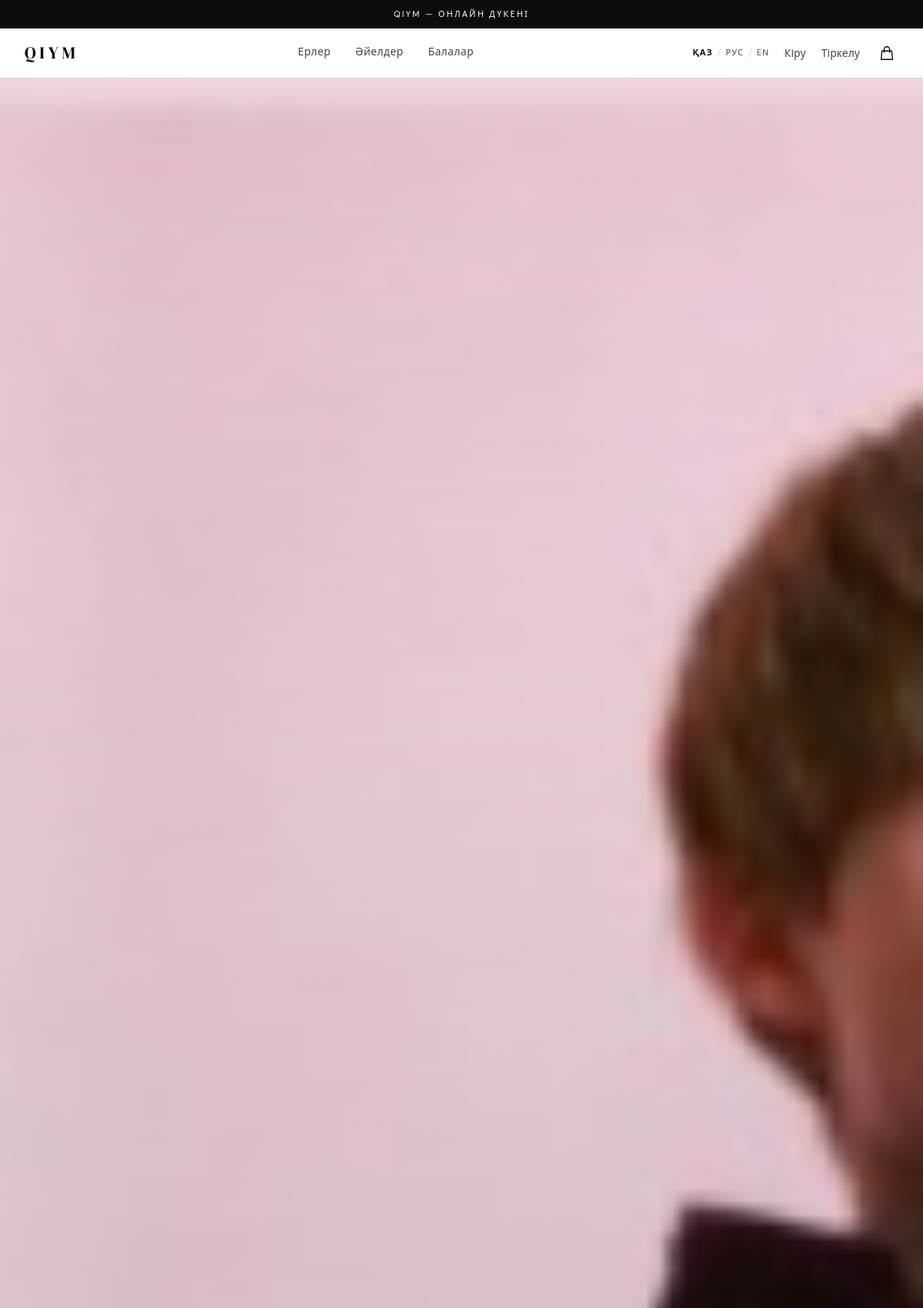
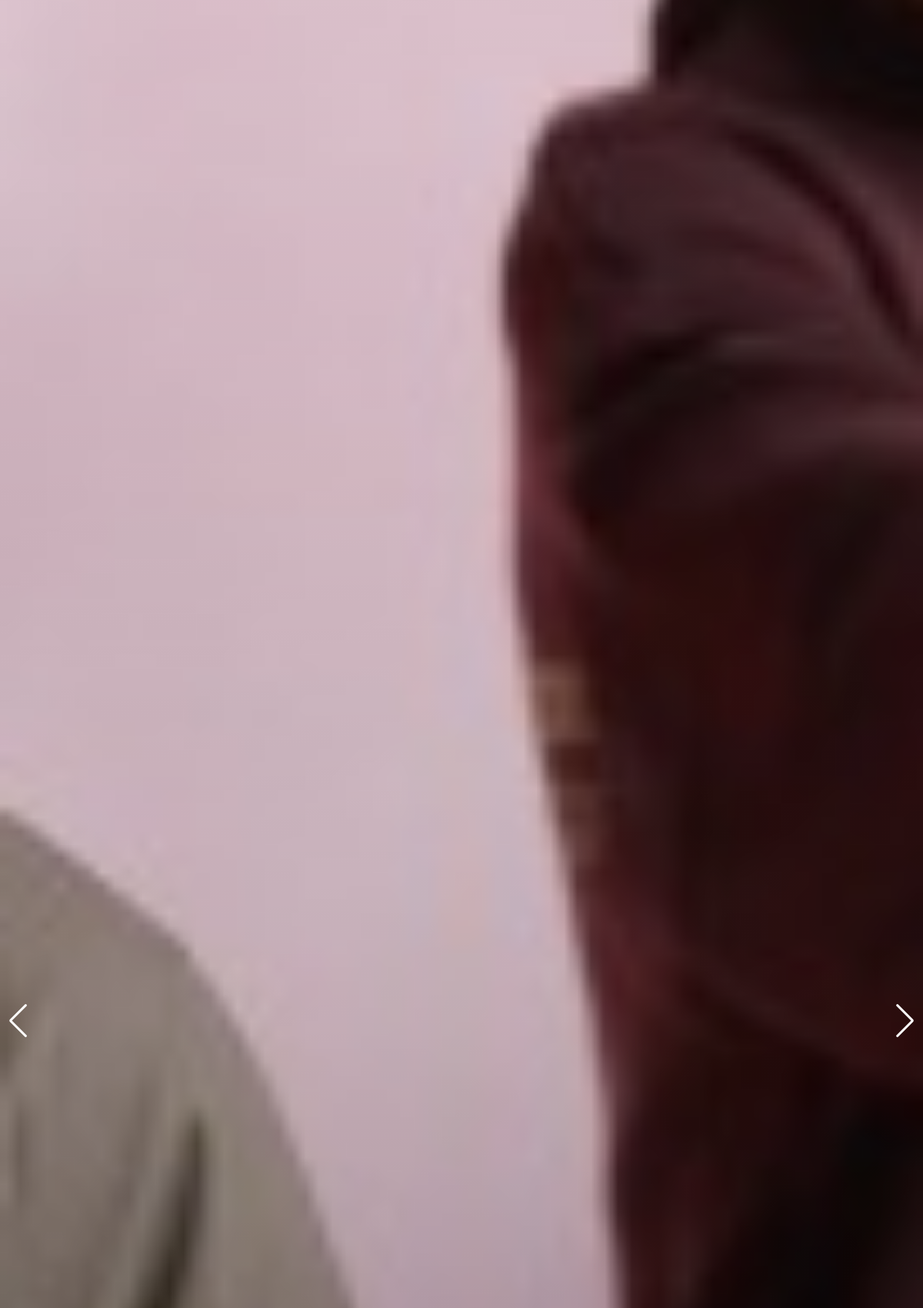
The page / (upper part) on the database its author committed (2 pictures, top to bottom).
### shop/models.py (models this page shows, shortened)
class Category(models.Model):
    name = models.CharField(max_length=50, verbose_name="Атауы")
    slug = models.SlugField(unique=True, verbose_name="Сілтеме")
    class Meta:
        verbose_name = "Санат"
        verbose_name_plural = "Санаттар"

class Banner(models.Model):
    title = models.CharField(max_length=200, blank=True, verbose_name="Атауы (админ үшін)")
    banner_title = models.CharField(max_length=200, blank=True, verbose_name="Баннер тақырыбы")
    banner_subtitle = models.CharField(max_length=300, blank=True, verbose_name="Баннер асты мәтіні")
    image = models.ImageField(upload_to='banners/', verbose_name="Сурет")
    link = models.CharField(max_length=500, blank=True, verbose_name="Сілтеме", help_text="Бос қалдырсаңыз, баннер басылмайды")
    category = models.ForeignKey(Category, null=True, blank=True, on_delete=models.SET_NULL, verbose_name="Категория", help_text="Егер категория бетіне сілтеме болса, таңдаңыз")
    order = models.PositiveIntegerField(default=0, verbose_name="Реті")
    is_active = models.BooleanField(default=True, verbose_name="Белсенді")
    class Meta:
        ordering = ['order']
        verbose_name = "Баннер"
        verbose_name_plural = "Баннерлер"

### shop/views.py (the view)
# urls.py: path('', views.home, name='home'),
def home(request):
    category_slug = request.GET.get('category', '').strip()
    q = request.GET.get('q', '').strip()
    min_price = request.GET.get('min_price', '').strip()
    max_price = request.GET.get('max_price', '').strip()
    selected_size = request.GET.get('size', '').strip()
    selected_color = request.GET.get('color', '').strip()
    in_stock = request.GET.get('in_stock', '')
    products = Product.objects.all()
    if category_slug:
        products = products.filter(category__slug=category_slug)
    if q:
        products = products.filter(Q(name__icontains=q) | Q(description__icontains=q))
    if min_price:
        try:
            products = products.filter(price__gte=float(min_price))
        except ValueError:
            min_price = ''
    if max_price:
        try:
            products = products.filter(price__lte=float(max_price))
        except ValueError:
            max_price = ''
    if selected_size:
        products = products.filter(variants__size=selected_size)
    if selected_color:
        products = products.filter(variants__color=selected_color)
    if in_stock:
        products = products.filter(variants__stock__gt=0)
    products = products.distinct()
    all_sizes = ProductVariant.objects.values_list('size', flat=True).distinct().order_by('size')
    all_colors = ProductVariant.objects.values_list('color', flat=True).distinct().order_by('color')
    new_collection_products = Product.objects.filter(is_new_collection=True)[:5]
    banners = Banner.objects.filter(is_active=True)
    has_filters = any([q, min_price, max_price, selected_size, selected_color, in_stock])
    context = {
        'products': products,
        'new_collection_products': new_collection_products,
        'selected_category': category_slug,
        'banners': banners,
        'q': q,
        'min_price': min_price,
        'max_price': max_price,
        'selected_size': selected_size,
        'selected_color': selected_color,
        'in_stock': in_stock,
        'all_sizes': all_sizes,
        'all_colors': all_colors,
        'has_filters': has_filters,
    }
    return render(request, 'shop/home.html', context)

### shop/context_processors.py (called while the page is built)
def site_context(request):
    categories = Category.objects.all()
    banners = Banner.objects.filter(is_active=True)
    return {
        'categories': categories,
        'banners': banners,
        'current_language': get_language(),
    }

### shop/json_translations.py (called while the page is built)
def _load():
    if _cache:
        return
    base = os.path.join(os.path.dirname(os.path.dirname(__file__)), 'translations')
    for lang in ('kk', 'en', 'ru'):
        with open(os.path.join(base, f'{lang}.json'), encoding='utf-8') as f:
            _cache[lang] = json.load(f)

def t(key, **kwargs):
    _load()
    lang = (get_language() or 'kk')[:2]
    if lang not in _cache:
        lang = 'kk'
    value = _cache[lang].get(key) or _cache['kk'].get(key, key)
    return value.format(**kwargs) if kwargs else value

### shop/templatetags/i18n_tags.py (called while the page is built)
@register.simple_tag
def translate(key, **kwargs):
    return _t(key, **kwargs)

### templates/shop/home.html (shortened to what this page needs)
{% extends 'shop/base.html' %}
{% load static %}
{% load i18n_tags %}
{% block content %}
    {% if banners %}
    <div class="swiper bannerSwiper">
        <div class="swiper-wrapper">
            {% for banner in banners %}
                <div class="swiper-slide relative">
                    {% if banner.link %}<a href="{{ banner.link }}">{% endif %}
                    <img src="{{ banner.image.url }}" alt="{{ banner.banner_title }}"
                         class="w-full h-[50vh] md:h-[65vh] object-cover">
                    <div class="absolute inset-0 bg-gradient-to-t from-black/60 via-black/20 to-transparent flex flex-col justify-end px-8 md:px-16 pb-12 md:pb-16">
                    </div>
                    {% if banner.link %}</a>{% endif %}
                </div>
            {% endfor %}
        </div>
        <div class="swiper-button-next"></div>
        <div class="swiper-button-prev"></div>
    </div>
    {% endif %}
{% endblock %}

### templates/shop/base.html (shortened to what this page needs)
{% load i18n_tags %}
<!DOCTYPE html>
<html lang="{{ current_language }}">
<head>
    <link rel="stylesheet" href="https://cdn.jsdelivr.net/npm/swiper@11/swiper-bundle.min.css" />
    <script src="https://cdn.tailwindcss.com"></script>
</head>
<body class="bg-q-cream font-sans flex flex-col min-h-screen text-q-black">
    <div class="bg-q-black text-white text-center py-2.5 text-[11px] tracking-[0.2em] uppercase select-none">
        QIYM — {% translate "nav.site_subtitle" %}
    </div>
    <header class="bg-white border-b border-q-border sticky top-0 z-50">
        <div class="max-w-7xl mx-auto px-4 lg:px-8">
            <div class="flex items-center justify-between h-16">
                <a href="{% url 'home' %}" class="flex-shrink-0 group">
                    <span class="font-serif text-[22px] tracking-[0.22em] text-q-black group-hover:text-q-gold transition-colors duration-200">QIYM</span>
                </a>
                <nav class="hidden md:flex items-center gap-8">
                    {% for category in categories %}
                        <a href="{% url 'home' %}?category={{ category.slug }}"
                           class="nav-link relative text-sm tracking-wide pb-1 transition-colors duration-200
                                  {% if selected_category == category.slug %}text-q-black font-medium active{% else %}text-q-gray hover:text-q-black{% endif %}">
                            {{ category.name }}
                        </a>
                    {% endfor %}
                </nav>
                <div class="flex items-center gap-5">
                    <form method="post" action="{% url 'set_language' %}" class="hidden lg:flex items-center gap-1">
                        <button name="language" value="kk"
                                class="text-[11px] tracking-widest uppercase py-0.5 transition-colors
                                       {% if current_language == 'kk' %}text-q-black font-semibold{% else %}text-q-gray hover:text-q-black{% endif %}">ҚАЗ</button>
                        <span class="text-q-border text-xs mx-0.5">/</span>
                        <button name="language" value="ru"
                                class="text-[11px] tracking-widest uppercase py-0.5 transition-colors
                                       {% if current_language == 'ru' %}text-q-black font-semibold{% else %}text-q-gray hover:text-q-black{% endif %}">РУС</button>
                        <span class="text-q-border text-xs mx-0.5">/</span>
                        <button name="language" value="en"
                                class="text-[11px] tracking-widest uppercase py-0.5 transition-colors
                                       {% if current_language == 'en' %}text-q-black font-semibold{% else %}text-q-gray hover:text-q-black{% endif %}">EN</button>
                    </form>
                    {% if user.is_authenticated %}
                        <a href="{% url 'profile' %}" class="hidden md:block text-sm text-q-gray hover:text-q-black transition-colors">{% translate "nav.cabinet" %}</a>
                        <a href="{% url 'logout' %}" class="hidden md:block text-sm text-q-gray hover:text-q-black transition-colors">{% translate "nav.logout" %}</a>
                    {% else %}
                        <a href="{% url 'login' %}" class="hidden md:block text-sm text-q-gray hover:text-q-black transition-colors">{% translate "nav.login" %}</a>
                        <a href="{% url 'signup' %}" class="hidden md:block text-sm text-q-gray hover:text-q-black transition-colors">{% translate "nav.signup" %}</a>
                    {% endif %}
                    <a href="{% url 'cart_detail' %}" class="relative p-1 text-q-black hover:opacity-60 transition-opacity">
                        <svg xmlns="http://www.w3.org/2000/svg" class="h-[22px] w-[22px]" fill="none" viewBox="0 0 24 24" stroke="currentColor" stroke-width="1.5">
                            <path stroke-linecap="round" stroke-linejoin="round" d="M16 11V7a4 4 0 00-8 0v4M5 9h14l1 12H4L5 9z" />
                        </svg>
                    </a>
                </div>
            </div>
        </div>
    </header>
    <main class="flex-grow w-full">
        {% block content %}{% endblock %}
    </main>
</body>
</html>

### templates/shop/base.html (style rules this page uses)
body { font-family: 'DM Sans', system-ui, sans-serif; }
.nav-link::after { content: ''; position: absolute; bottom: -4px; left: 0; width: 0; height: 1px; background: #0C0C0C; transition: width 0.25s ease; }
.swiper-button-next, .swiper-button-prev { color: white !important; }

### rows shown on the page
Category: name "Ерлер"
Category: name "Әйелдер"
Category: name "Балалар"
Banner: image (picture)
